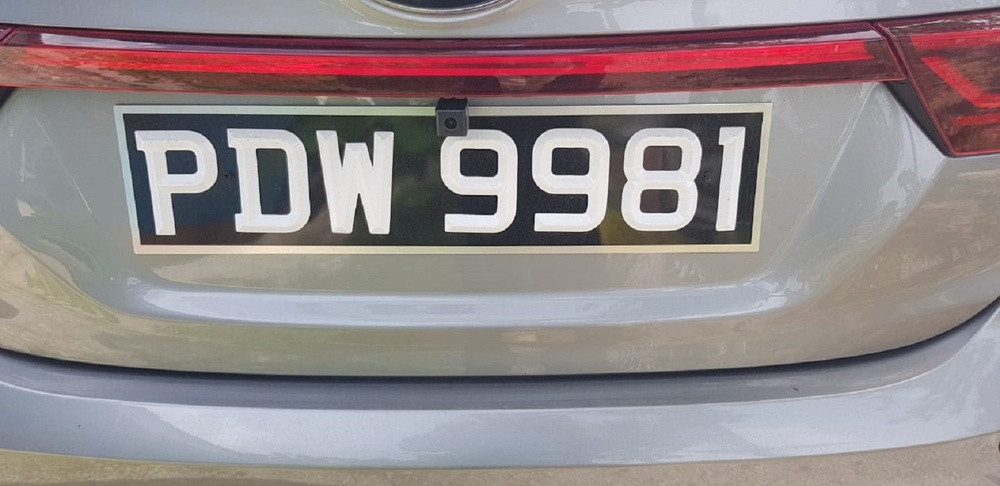
#> input picture TrinidadLicensePlates/7.jpg, 1000 x 486 px, shrunk from 1543 x 750 before the run
$ python DetectPlate.py
#> lines starting #> are read from the running program, lines starting #| are printed output that depends on the picture; after the words box and inside, x2 and y2 are one past the last pixel; in counts of white or black regions, pixels touching at a corner belong together; long printed decimals are rounded
from skimage.io import imread
from skimage.filters import threshold_otsu
import matplotlib.pyplot as plt

filename = './video12.mp4'

import cv2


# car image -> grayscale image -> binary image
import imutils
car_image = imread("./TrinidadLicensePlates/7.jpg", as_gray=True)
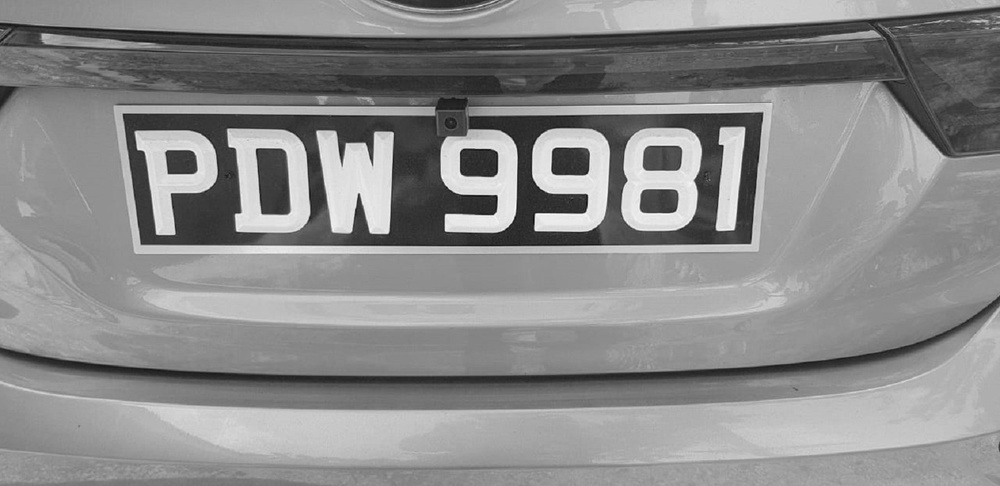
#> car_image: shape (486, 1000) float64; min 0.0356, max 0.999, mean 0.543
# car_image = imutils.rotate(car_image, 270)
# car_image = imread("car.png", as_gray=True)
# it should be a 2 dimensional array
print(car_image.shape)
#| (486, 1000)

# the next line is not compulsory however, a grey scale pixel
# in skimage ranges between 0 & 1. multiplying it with 255
# will make it range between 0 & 255 (something we can relate better with

gray_car_image = car_image * 255
fig, (ax1, ax2) = plt.subplots(1, 2)
ax1.imshow(gray_car_image, cmap="gray")
threshold_value = threshold_otsu(gray_car_image)
#> threshold_value = 117.1
binary_car_image = gray_car_image > threshold_value
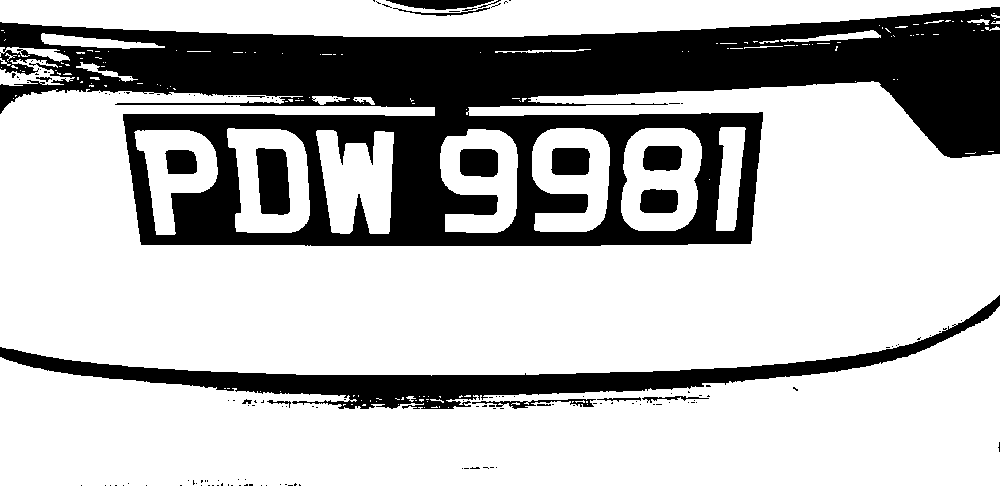
#> binary_car_image: shape (486, 1000) bool; 72.1% white; 153 black regions (134 under 20 px), largest, box (x1, y1, x2, y2) and area: (0, 7, 1000, 246) 109708, (0, 295, 1000, 409) 17576, (256, 148, 290, 215) 1932
# print(binary_car_image)
ax2.imshow(binary_car_image, cmap="gray")
# ax2.imshow(gray_car_image, cmap="gray")
plt.show()
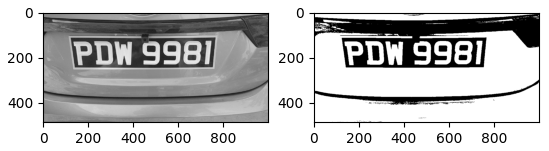
#> figure drawn by matplotlib, 2 panels

# CCA (finding connected regions) of binary image


from skimage import measure
from skimage.measure import regionprops
import matplotlib.pyplot as plt
import matplotlib.patches as patches

# this gets all the connected regions and groups them together
label_image = measure.label(binary_car_image)
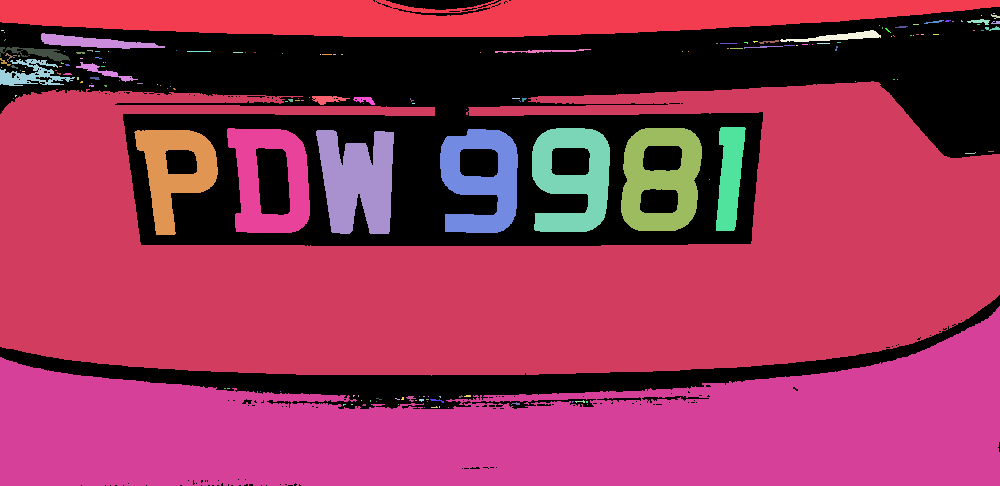
#> label_image: shape (486, 1000) int32; 171 distinct labels, from 0 to 170; one colour per label, 0 black

# print(label_image.shape[0]) #width of car img

# getting the maximum width, height and minimum width and height that a license plate can be
print(label_image.shape)
#| (486, 1000)
plate_dimensions = (0.133*label_image.shape[0], 0.15*label_image.shape[0], 0.026*label_image.shape[1], 0.09*label_image.shape[1])
#> plate_dimensions = (64.64, 72.9, 26, 90)
plate_dimensions2 = (0.08*label_image.shape[0], 0.2*label_image.shape[0], 0.15*label_image.shape[1], 0.4*label_image.shape[1])
#> plate_dimensions2 = (38.88, 97.2, 150, 400)
min_height, max_height, min_width, max_width = plate_dimensions
#> min_height = 64.64; max_height = 72.9; min_width = 26; max_width = 90
plate_objects_cordinates = []
plate_like_objects = []

fig, (ax1) = plt.subplots(1)
ax1.imshow(gray_car_image, cmap="gray")
flag =0
print(plate_dimensions)
#| (64.638, 72.900, 26.0, 90.0)
# regionprops creates a list of properties of all the labelled regions

for region in regionprops(label_image):
    if region.area < 50:
        #if the region is so small then it's likely not a license plate
        continue

    # the bounding box coordinates
    minRow, minCol, maxRow, maxCol = region.bbox
    height = maxRow - minRow
    width = maxCol - minCol

    if(height > 40) and (width < 500):
        print("Height: " + str(height))
        print("Width: " + str(width))
        rectBorder = patches.Rectangle((minCol, minRow), maxCol-minCol, maxRow-minRow, edgecolor="red", linewidth=2, fill=False)
        ax1.add_patch(rectBorder)
#> this loop made 170 passes
#> (minRow, minCol, maxRow, maxCol, height, width) on passes 1, 5, 19: (0, 0, 37, 1000, 37, 1000), (19, 967, 25, 990, 6, 23), (30, 780, 42, 881, 12, 101)
#| Height: 104
#| Width: 30
#| Height: 105
#| Width: 83
#| Height: 104
#| Width: 78
#| Height: 103
#| Width: 81
#| Height: 104
#| Width: 78
#> (further printed lines are left out)


    # let's draw a red rectangle over those regions

plt.show()
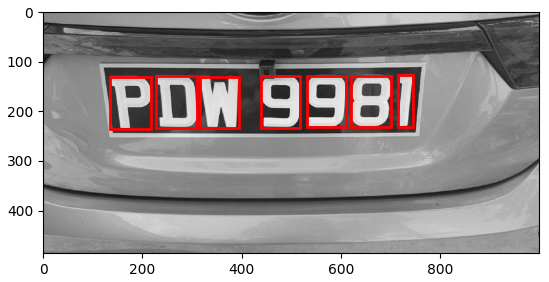
#> figure drawn by matplotlib, 1 panel

$ run again, with TrinidadLicensePlates/17.jpg copied over TrinidadLicensePlates/7.jpg
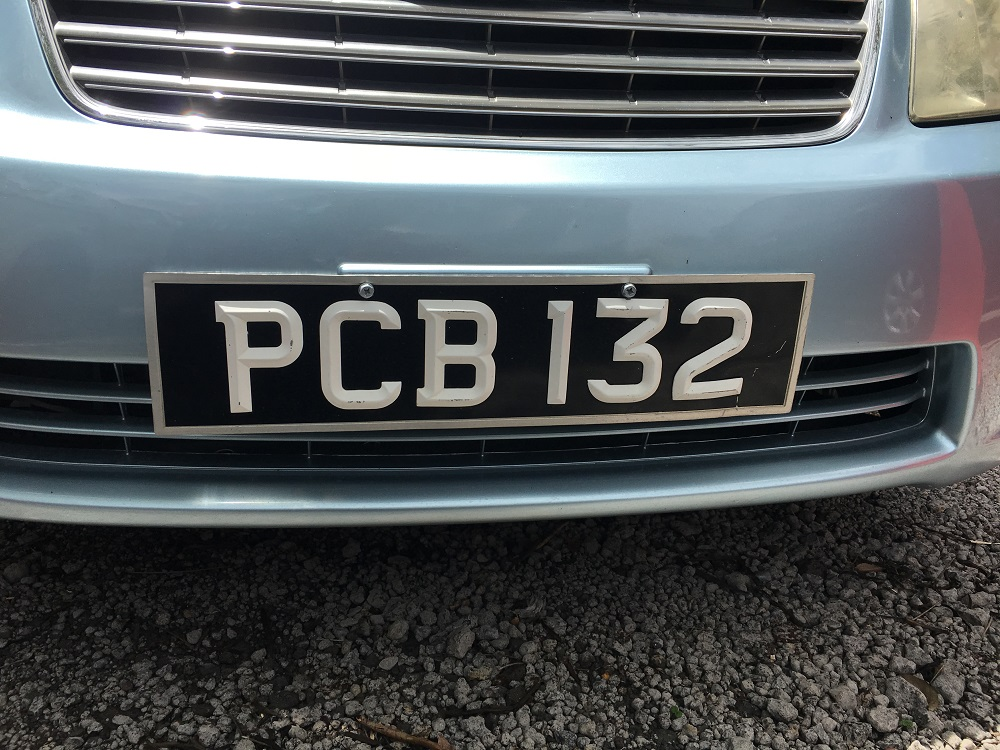
#> input picture TrinidadLicensePlates/17.jpg, 1000 x 750 px
#| (750, 1000)
#> threshold_value = 94.13
#> binary_car_image: shape (750, 1000) bool; 41.4% white; 2422 white regions (2216 under 20 px), largest, box (x1, y1, x2, y2) and area: (0, 0, 1000, 526) 259799, (417, 300, 497, 407) 5946, (215, 301, 303, 413) 5130
#> `label_image = measure.label(binary_car_image)`:
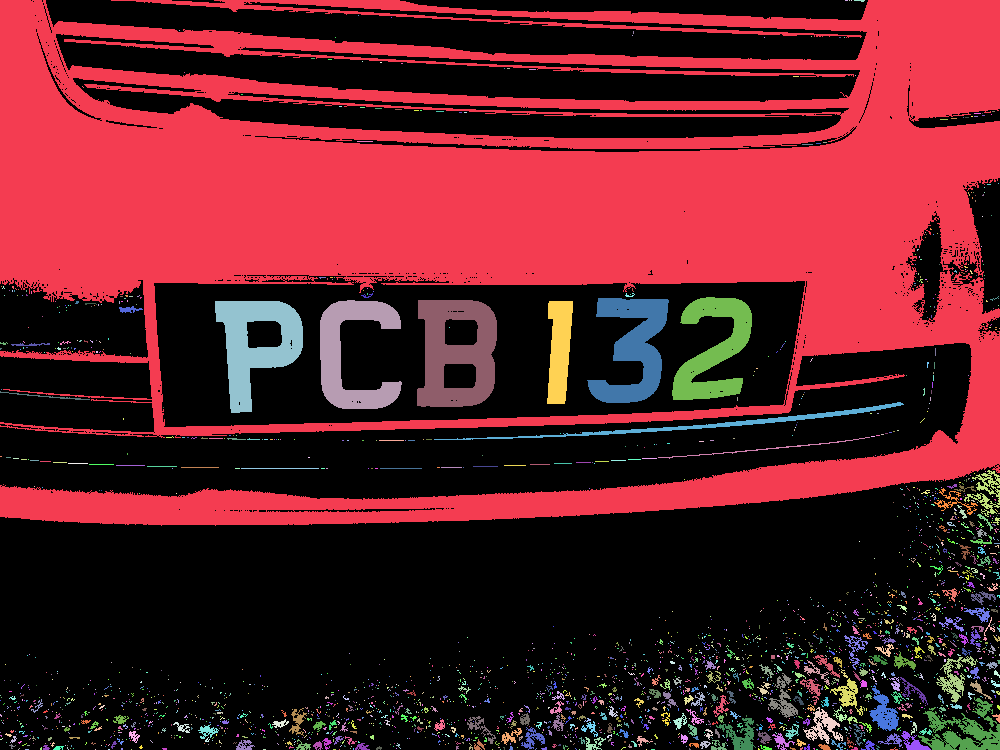
#> label_image: shape (750, 1000) int32; 2423 distinct labels, from 0 to 2422; one colour per label, 0 black
#| (750, 1000)
#| (99.75, 112.5, 26.0, 90.0)
#> the loop `for region in regionprops(label_image):` made 2422 passes
#> (minRow, minCol, maxRow, maxCol, height, width) on passes 1, 134, 136: (0, 0, 526, 1000, 526, 1000), (297, 672, 400, 752, 103, 80), (298, 587, 403, 669, 105, 82)
#> (printed output is left out)
#> `plt.show()`:
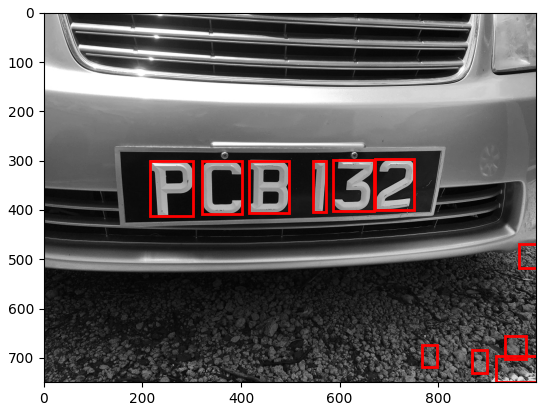
#> figure drawn by matplotlib, 1 panel
